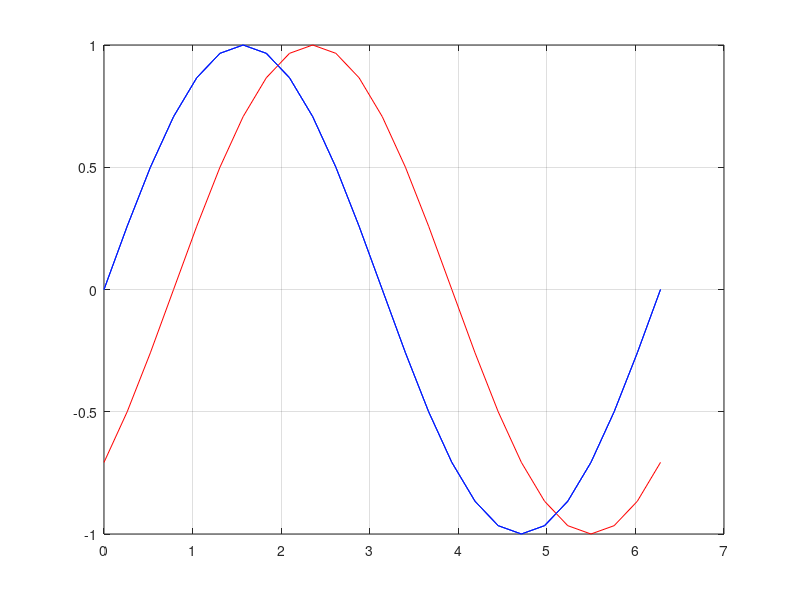

Write the MATLAB code that produced this figure. (Note: this script raises an error after producing the figure.)
x = linspace(0, 2*pi, 25); % 등차수열을 만들어주는 명령어
% 0 : 0.1 : 2*pi
y = sin(x);
z = sin(x-pi/4);

figure(5)
plot(x, y, 'b');
hold on; % 없을 시? -> plot(x, y)가 사라지게 됨
plot(x, z, 'r');
% hold off; % 사용을 권함

plot(x, y, 'color', [0.3010 0.7450 0.9330]);

plot(x, y, '-b');
hold on; grid on;
plot(x, z, '-*r', 'LineWidth', 2.0, 'MarkerSize');
hold off;

%%
x = linspace(0, 2*pi, 25); % 등차수열을 만들어주는 명령어
y = sin(x);
n = rand(size(y));
z = y + n - mean(n);

n_max = find(n= max(n));
n_min = find(n= min(n));

figure(10)
plot(x, z);
hold on; grid on;
plot(x, y);
hold off;

%%
% repmat
% sortrows

% 12. Data type

% 13. Operation
% 14. Data Visualization
% - figure()
% - plot()
% - hold on / hold off
% - grid on

%%
x = linspace(0, 2*pi, 25); % 등차수열을 만들어주는 명령어
y = sin(x);
n = rand(size(y));
z = y + n - mean(n);

n_max = find(n== max(n));
n_min = find(n== min(n));

figure(10)
plot(x, z);
hold on; grid on;
plot(x, y);
hold off;
legend('Noise', 'Refer', ...
        'Location', 'best', ...
        'NumColumns', 2)
xlabel('time [s]')
ylabel('data [-]')
title('sin(2 \cdot \pi \cdot time)')
xlim([0,1])
ylim([-1.5, 1.5])
xticks([0,3,6])
xticklabels({'0', '\pi', '2pi'})
